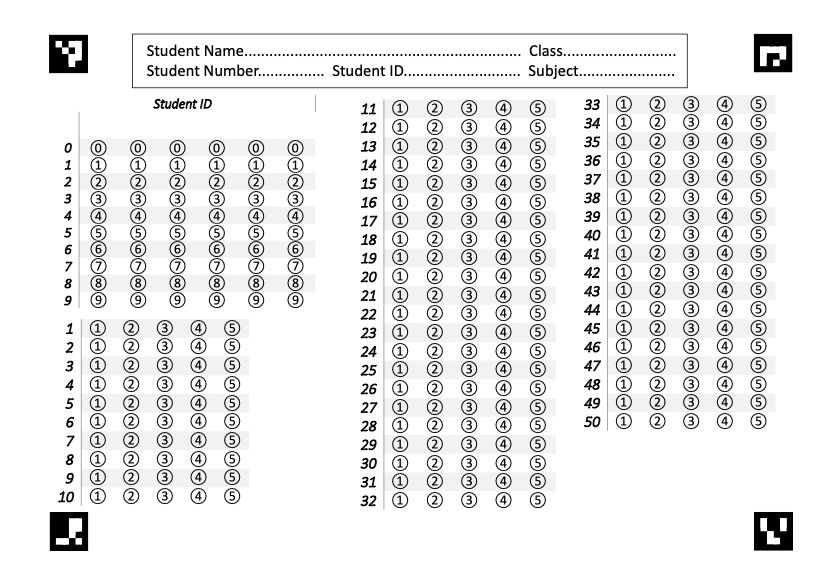
#> input picture AnswerSheet.png, 826 x 583 px
$ python example.py
#> lines starting #> are read from the running program, lines starting #| are printed output that depends on the picture; after the words box and inside, x2 and y2 are one past the last pixel; in counts of white or black regions, pixels touching at a corner belong together
### imageUtils.py

import cv2 as cv
from cv2 import aruco
import numpy as np
import copy

def warp_img(img):
    retImg = copy.copy(img)

    # preprocess
    kernel = np.array([[0, -1, 0],
                    [-1, 5,-1],
                    [0, -1, 0]])
    img = cv.filter2D(src=img, ddepth=-1, kernel=kernel)
    img = cv.cvtColor(img, cv.COLOR_RGB2GRAY)
    img = cv.threshold(img, 0, 255, cv.THRESH_BINARY | cv.THRESH_OTSU)[1]

    # detect the markers
    arucoDict = cv.aruco.getPredefinedDictionary(cv.aruco.DICT_4X4_50)
    arucoParams = cv.aruco.DetectorParameters()
    detector = cv.aruco.ArucoDetector(arucoDict, arucoParams)

    markerCorners, markerIds, rejectedCandidates = detector.detectMarkers(img)
    if len(markerCorners) < 4:
        return None


    # warp the image
    pts1 = np.empty((4, 2), dtype=np.int32)
    for mark, id in zip(markerCorners, markerIds):
        match id:
            case 0:
                pts1[0] = mark[0][0]
            case 1:
                pts1[1] = mark[0][1]
            case 2:
                pts1[2] = mark[0][3]
            case 3:
                pts1[3] = mark[0][2]


    # draw marker
    for p in pts1:
        img = cv.circle(img, tuple(p), 5, (0, 0, 255), -1)

    pts1 = np.float32(pts1)
    pts2 = np.float32([[0, 0], [826, 0], [0 , 583], [826, 583]])

    matrix = cv.getPerspectiveTransform(pts1, pts2)
    retImg = cv.warpPerspective(retImg, matrix, (826, 583))

    return retImg

### dataExtractor.py
import cv2 as cv
import numpy as np
import matplotlib.pyplot as plt


def extract_data(imglist):
    offet = 3
    size = 19
    minscore = 10000
    secondscore = 10000
    maxindex = -1
    for i, img in enumerate(imglist):
        # preprocess
        img = cv.cvtColor(img, cv.COLOR_RGB2GRAY)
        img = cv.threshold(img, 0, 255, cv.THRESH_BINARY | cv.THRESH_OTSU)[1]
        score = cv.countNonZero(img)

        if score < minscore:
            secondscore = minscore
            minscore = score
            maxindex = i
        elif score < secondscore:
            secondscore = score

    # print(minscore, secondscore, maxindex+1)
    if secondscore - minscore > 60:
        return maxindex + 1
    else:
        return -1


def get_student_id(img) -> str:
    x = 34
    y = 115
    width = 256
    height = 190

    image = img[y:y+height, x:x+width]
    height, width = image.shape[:2]

    num_rows = 10
    num_cols = 6

    cell_width = width // num_cols
    cell_height = height // num_rows

    x_axis_images_dict = {}
    answerList = []
    # Iterate through each X-axis column
    for x in range(num_cols):
        x_axis_images_list = []
        for y in range(num_rows):
            x_image = image[y * cell_height: (y + 1) * cell_height, x * cell_width: (x + 1) * cell_width]
            x_axis_images_list.append(x_image)
        x_axis_images_dict[x + 1] = x_axis_images_list
        answerList.append(extract_data(x_axis_images_list))
    return "".join(map(str, answerList))

def read_answers(img, orgin, size, num_rows, last_row = 0):
    x = orgin[0]
    y = orgin[1]
    width = size[0]
    height = size[1]

    image = img[y:y+height, x:x+width]
    height, width = image.shape[:2]

    num_rows = num_rows
    num_cols = 5

    cell_width = width // num_cols
    cell_height = height // num_rows

    answerList = {}

    for i in range(num_rows):
        x_axis_images_list = []
        for j in range(num_cols):
            x_image = image[i * cell_height: (i + 1) * cell_height, j * cell_width: (j + 1) * cell_width]
            x_axis_images_list.append(x_image)
        answerList[last_row+i+1] = extract_data(x_axis_images_list)
    return answerList

def get_answers(img):
    list1 = read_answers(img, (42, 318), (172, 212), 10, 0)
    list2 = read_answers(img, (375, 73), (183, 465), 22, 10)
    list3 = read_answers(img, (622, 66), (183, 380), 18, 32)
    result = {}
    result.update(list1)
    result.update(list2)
    result.update(list3)
    return result

### omr.py
import cv2 as cv
import numpy as np
import matplotlib.pyplot as plt

from imageUtils import warp_img
from dataExtractor import get_student_id, get_answers

class Reader:
    def __init__(self, img):
        self.img = img
        self.student_id = None
        self.answers = None

    def read(self):
        self.img = warp_img(self.img)
        if self.img is None:
            raise Exception("Failed to warp image")

        self.student_id = get_student_id(self.img)
        self.answers = get_answers(self.img)

        return self.student_id, self.answers

# For Testing
# [5 lines that do not run on import are left out]

### example.py
import omr
import cv2

image = cv2.imread("AnswerSheet.png")
#> image is the input picture: shape (583, 826, 3); min 0, max 255, mean 234.8

reader = omr.Reader(image)
student_id, answers = reader.read()
#> in warp_img, `img = cv.filter2D(src=img, ddepth=-1, kernel=kernel)`:
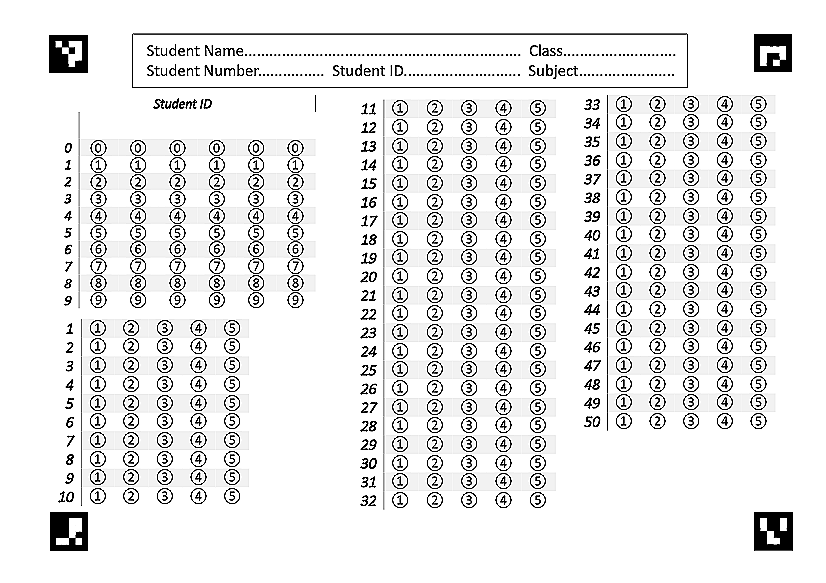
#> img: shape (583, 826, 3); min 0, max 255, mean 232.9
#> in warp_img, `img = cv.threshold(img, 0, 255, cv.THRESH_BINARY | cv.THRESH_OTSU)[1]`:
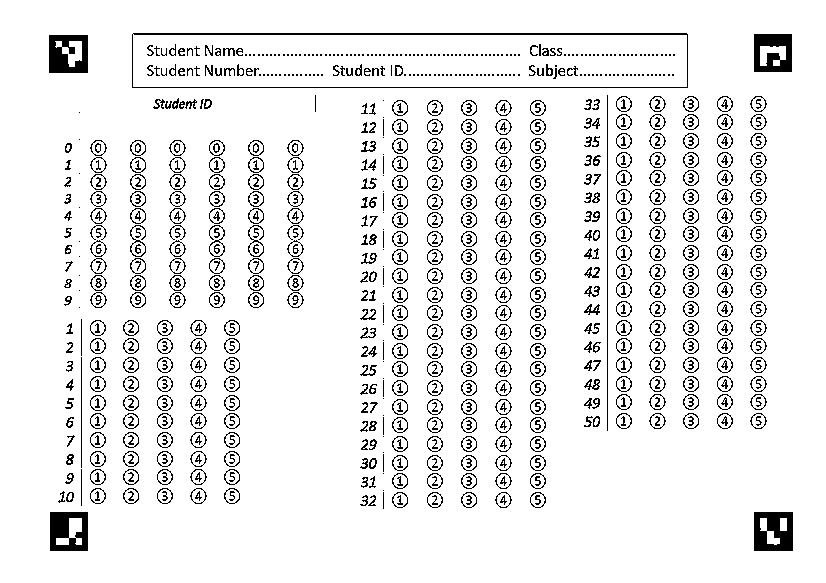
#> img: shape (583, 826); 91.9% white; black in thin lines or dots, all inside (x1, y1, x2, y2) = (49, 33, 793, 551)
#> in warp_img, `markerCorners, markerIds, rejectedCandidates = detector.detectMarkers(..`: markerCorners = ([[754, 512], [792, 512], [792, 550], [754, 550]], [[50, 512], [87, 512], [87, 550], [50, 550]], [[49, 35], [87, 35], [87, 72], [49, 72]], [[754, 34], [791, 34], [791, 71], [754, 71]]); markerIds = [3, 2, 0, 1]; rejectedCandidates = ([[779, 517], [787, 517], [787, 531], [779, 531]], [[56, 517], [63, 518], [62, 532], [55, 531]], [[55, 538], [68, 537], [69, 544], [56, 545]], [[760, 517], [767, 518], [766, 531], [759, 530]])
#> the loop in warp_img, `for mark, id in zip(markerCorners, markerIds):` made 4 passes
#> (mark, id) on passes 1 to 4: ([[754, 512], [792, 512], [792, 550], [754, 550]], [3]), ([[50, 512], [87, 512], [87, 550], [50, 550]], [2]), ([[49, 35], [87, 35], [87, 72], [49, 72]], [0]), ([[754, 34], [791, 34], [791, 71], [754, 71]], [1])
#> after the loop in warp_img, `for p in pts1:`: img: shape (583, 826); 91.8% white; black in thin lines or dots, all inside (x1, y1, x2, y2) = (44, 29, 798, 556)
#> in warp_img, `retImg = cv.warpPerspective(retImg, matrix, (826, 583))`:
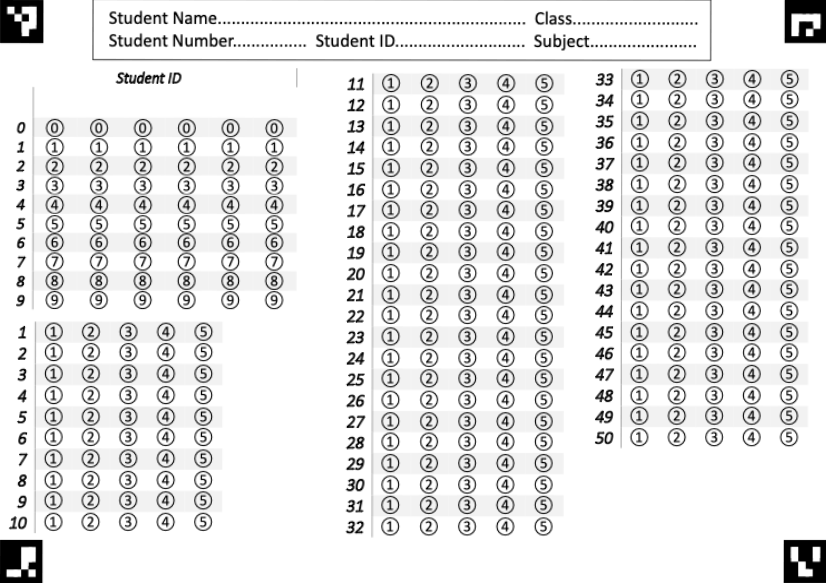
#> retImg: shape (583, 826, 3); min 0, max 255, mean 229.9
#> in get_student_id, `image = img[y:y+height, x:x+width]`:
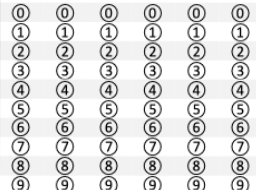
#> image: shape (190, 256, 3); min 1, max 255, mean 221.6
#> after the loop in get_student_id, `for x in range(num_cols):`: answerList = [-1, -1, -1, -1, -1, -1]; x_axis_images_dict = 6 items
#> in read, `self.student_id = get_student_id(self.img)`: self.student_id = '-1-1-1-1-1-1'
#> in read_answers, `image = img[y:y+height, x:x+width]`:
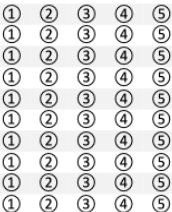
#> image: shape (212, 172, 3); min 0, max 255, mean 218.6
#> after the loop in read_answers, `for i in range(num_rows):`: answerList = 10 items
#> call 2 of read_answers, with orgin = (375, 73), size = (183, 465), num_rows = 22, last_row = 10
#> in read_answers (call 2), `image = img[y:y+height, x:x+width]`:
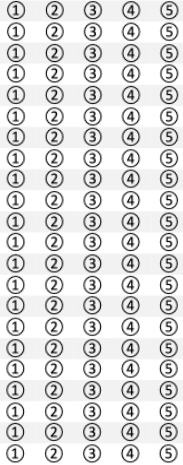
#> image: shape (465, 183, 3); min 0, max 255, mean 220.2
#> after the loop in read_answers (call 2), `for i in range(num_rows):`: answerList = 22 items
#> call 3 of read_answers, with orgin = (622, 66), size = (183, 380), num_rows = 18, last_row = 32
#> in read_answers (call 3), `image = img[y:y+height, x:x+width]`:
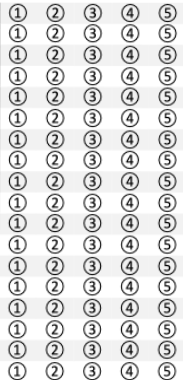
#> image: shape (380, 183, 3); min 0, max 255, mean 220.1
#> after the loop in read_answers (call 3), `for i in range(num_rows):`: answerList = 18 items
#> in read, `self.answers = get_answers(self.img)`: self.answers = 50 items
#> student_id = '-1-1-1-1-1-1'; answers = 50 items

print(student_id, answers)
#> (printed output is left out)
